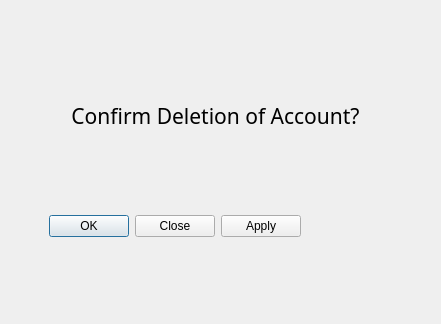
<?xml version="1.0" encoding="UTF-8"?>
<ui version="4.0">
 <class>Dialog</class>
 <widget class="QDialog" name="Dialog">
  <property name="geometry">
   <rect>
    <x>0</x>
    <y>0</y>
    <width>441</width>
    <height>324</height>
   </rect>
  </property>
  <property name="windowTitle">
   <string>Dialog</string>
  </property>
  <property name="windowOpacity">
   <double>1.000000000000000</double>
  </property>
  <property name="sizeGripEnabled">
   <bool>false</bool>
  </property>
  <widget class="QDialogButtonBox" name="dialogBox">
   <property name="geometry">
    <rect>
     <x>-40</x>
     <y>210</y>
     <width>341</width>
     <height>32</height>
    </rect>
   </property>
   <property name="orientation">
    <enum>Qt::Horizontal</enum>
   </property>
   <property name="standardButtons">
    <set>QDialogButtonBox::Apply|QDialogButtonBox::Close|QDialogButtonBox::Ok</set>
   </property>
  </widget>
  <widget class="QLabel" name="label">
   <property name="geometry">
    <rect>
     <x>10</x>
     <y>70</y>
     <width>411</width>
     <height>91</height>
    </rect>
   </property>
   <property name="font">
    <font>
     <family>Trebuchet MS</family>
     <pointsize>16</pointsize>
    </font>
   </property>
   <property name="text">
    <string>Confirm Deletion of Account?</string>
   </property>
   <property name="scaledContents">
    <bool>false</bool>
   </property>
   <property name="alignment">
    <set>Qt::AlignCenter</set>
   </property>
   <property name="margin">
    <number>5</number>
   </property>
  </widget>
 </widget>
 <resources/>
 <connections>
  <connection>
   <sender>dialogBox</sender>
   <signal>accepted()</signal>
   <receiver>Dialog</receiver>
   <slot>accept()</slot>
   <hints>
    <hint type="sourcelabel">
     <x>248</x>
     <y>254</y>
    </hint>
    <hint type="destinationlabel">
     <x>157</x>
     <y>274</y>
    </hint>
   </hints>
  </connection>
  <connection>
   <sender>dialogBox</sender>
   <signal>rejected()</signal>
   <receiver>Dialog</receiver>
   <slot>reject()</slot>
   <hints>
    <hint type="sourcelabel">
     <x>316</x>
     <y>260</y>
    </hint>
    <hint type="destinationlabel">
     <x>286</x>
     <y>274</y>
    </hint>
   </hints>
  </connection>
 </connections>
</ui>
